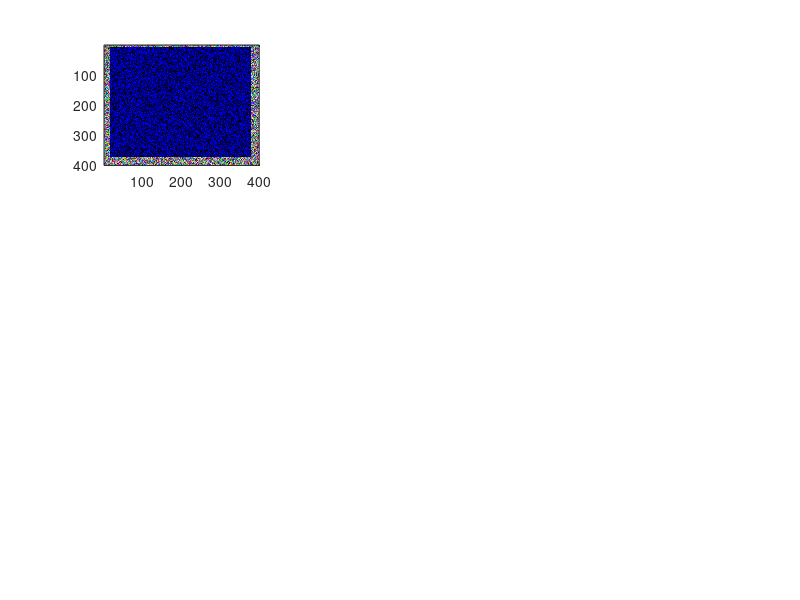

Write MATLAB code to recreate this figure. (Note: this script raises an error after producing the figure.)
function swarp(Is,bbs)
%Is is a (N x 1) cell array of images
%bbs is a (N x 4) (or NxK with K>4 as long as bbs(:,1:4) is the bbs)

%writes a bunch of files with each bb aligned to itself in the center

filestring = 'combo%05d.png';

if ~exist('Is','var')
  %% generate fake data
  K = 9;
  for i = 1:K
    Is{i} = rand(400,400,3);
    b = ceil(rand(1,2)*100);
    rf = max(50,round(100*(randn(1,1)+1)));
    b = [b b+rf];
    bbs(i,:) = b;
    Is{i}(b(2):b(4),b(1):b(3),1:2)=0;
  end
end

K = length(Is);
KKK = ceil(sqrt(K));
figure(1)
clf
for i = 1:K
  subplot(KKK,KKK,i)
  imagesc(Is{i})
  plot_bbox(bbs(i,:));
  imbbs(i,:) = [1 1 size(Is{i},2) size(Is{i},1)];
  plot_bbox(imbbs(i,:),'',[0 0 0])
  axis image
  axis off
end


b = [400 400 600 600];
for i = 1:K
  xform = find_xform(bbs(i,:), b);
  result(i,:) = apply_xform(imbbs(i,:), xform);
end

MAXDIM = 1000;
min1 = min(result(:,1))
min2 = min(result(:,2));
o = [min1 min2 min1 min2]-1;
b = b - o;
result = result - repmat(o,size(result,1),1);

max1 = max(result(:,3));
max2 = max(result(:,4));

maxer1 = ceil(max1);
maxer2 = ceil(max2);
totalI = zeros(maxer2,maxer1,3);

[xxx,yyy] = meshgrid(1:size(totalI,2),1:size(totalI,1));
points = [xxx(:) yyy(:) xxx(:) yyy(:)];

for i = 1:size(result,1)
  %find xform from center box to original box
  xform = find_xform(b,bbs(i,:));
  newpoints = apply_xform(points,xform);
  
%   xform = find_xform(bbs(i,:), b);
%   result(i,:) = apply_xform(imbbs(i,:), xform);
%   d = result(i,:);
%   d([1 2]) = ceil(d([1 2]));
%   d([3 4]) = floor(d([3 4]));

%   xform = find_xform(b,bbs(i,:));
% ;
  
  
  clear zi
  for q = 1:3
    zi(:,q) = interp2(Is{i}(:,:,q),newpoints(:,1),newpoints(:,2));
  end

  zi(isnan(zi))=0;

  zi = reshape(zi,size(totalI,1),size(totalI,2),3);
  older = totalI;
  totalI = totalI + zi;

  %figure(2)

  %imshow(zi)
  %drawnow

  %keyboard
  imwrite(zi,sprintf(filestring,i));
end

totalI = totalI / size(result,1);


%totalI = max(0.0,min(1.0,totalI));
figure(2)
clf

imagesc(totalI)
plot_bbox(b,'center');
plot_bbox(result,'',[0 0 0]);
axis image
axis off
drawnow
